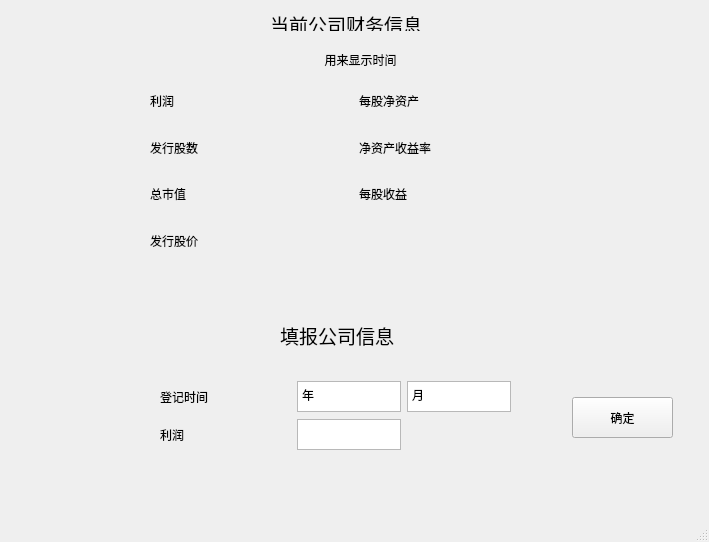
<?xml version="1.0" encoding="UTF-8"?>
<ui version="4.0">
 <class>ListedCompany</class>
 <widget class="QMainWindow" name="ListedCompany">
  <property name="geometry">
   <rect>
    <x>0</x>
    <y>0</y>
    <width>709</width>
    <height>542</height>
   </rect>
  </property>
  <property name="windowTitle">
   <string>MainWindow</string>
  </property>
  <widget class="QWidget" name="centralwidget">
   <widget class="QLabel" name="label">
    <property name="geometry">
     <rect>
      <x>270</x>
      <y>10</y>
      <width>191</width>
      <height>21</height>
     </rect>
    </property>
    <property name="text">
     <string>&lt;html&gt;&lt;head/&gt;&lt;body&gt;&lt;p&gt;&lt;span style=&quot; font-size:14pt;&quot;&gt;当前公司财务信息&lt;/span&gt;&lt;/p&gt;&lt;/body&gt;&lt;/html&gt;</string>
    </property>
   </widget>
   <widget class="QLabel" name="label_17">
    <property name="geometry">
     <rect>
      <x>280</x>
      <y>320</y>
      <width>141</width>
      <height>31</height>
     </rect>
    </property>
    <property name="text">
     <string>&lt;html&gt;&lt;head/&gt;&lt;body&gt;&lt;p&gt;&lt;span style=&quot; font-size:14pt;&quot;&gt;填报公司信息&lt;/span&gt;&lt;/p&gt;&lt;/body&gt;&lt;/html&gt;</string>
    </property>
   </widget>
   <widget class="QWidget" name="layoutWidget">
    <property name="geometry">
     <rect>
      <x>150</x>
      <y>80</y>
      <width>411</width>
      <height>181</height>
     </rect>
    </property>
    <layout class="QGridLayout" name="gridLayout">
     <item row="0" column="0">
      <widget class="QLabel" name="label_3">
       <property name="text">
        <string>利润</string>
       </property>
      </widget>
     </item>
     <item row="0" column="1">
      <widget class="QLabel" name="label_4">
       <property name="text">
        <string/>
       </property>
      </widget>
     </item>
     <item row="0" column="2">
      <widget class="QLabel" name="label_5">
       <property name="text">
        <string>每股净资产</string>
       </property>
      </widget>
     </item>
     <item row="0" column="3">
      <widget class="QLabel" name="label_6">
       <property name="text">
        <string/>
       </property>
      </widget>
     </item>
     <item row="1" column="0">
      <widget class="QLabel" name="label_7">
       <property name="text">
        <string>发行股数</string>
       </property>
      </widget>
     </item>
     <item row="1" column="1">
      <widget class="QLabel" name="label_8">
       <property name="text">
        <string/>
       </property>
      </widget>
     </item>
     <item row="1" column="2">
      <widget class="QLabel" name="label_9">
       <property name="text">
        <string>净资产收益率</string>
       </property>
      </widget>
     </item>
     <item row="1" column="3">
      <widget class="QLabel" name="label_10">
       <property name="text">
        <string/>
       </property>
      </widget>
     </item>
     <item row="2" column="0">
      <widget class="QLabel" name="label_11">
       <property name="text">
        <string>总市值</string>
       </property>
      </widget>
     </item>
     <item row="2" column="1">
      <widget class="QLabel" name="label_12">
       <property name="text">
        <string/>
       </property>
      </widget>
     </item>
     <item row="2" column="2">
      <widget class="QLabel" name="label_15">
       <property name="text">
        <string>每股收益</string>
       </property>
      </widget>
     </item>
     <item row="2" column="3">
      <widget class="QLabel" name="label_16">
       <property name="text">
        <string/>
       </property>
      </widget>
     </item>
     <item row="3" column="0">
      <widget class="QLabel" name="label_13">
       <property name="text">
        <string>发行股价</string>
       </property>
      </widget>
     </item>
     <item row="3" column="1">
      <widget class="QLabel" name="label_14">
       <property name="text">
        <string/>
       </property>
      </widget>
     </item>
    </layout>
   </widget>
   <widget class="QWidget" name="layoutWidget">
    <property name="geometry">
     <rect>
      <x>160</x>
      <y>380</y>
      <width>351</width>
      <height>72</height>
     </rect>
    </property>
    <layout class="QGridLayout" name="gridLayout_2">
     <item row="0" column="0">
      <widget class="QLabel" name="label_18">
       <property name="text">
        <string>登记时间</string>
       </property>
      </widget>
     </item>
     <item row="0" column="2">
      <widget class="QTextEdit" name="textEdit_4">
       <property name="maximumSize">
        <size>
         <width>104</width>
         <height>31</height>
        </size>
       </property>
       <property name="html">
        <string>&lt;!DOCTYPE HTML PUBLIC &quot;-//W3C//DTD HTML 4.0//EN&quot; &quot;http://www.w3.org/TR/REC-html40/strict.dtd&quot;&gt;
&lt;html&gt;&lt;head&gt;&lt;meta name=&quot;qrichtext&quot; content=&quot;1&quot; /&gt;&lt;style type=&quot;text/css&quot;&gt;
p, li { white-space: pre-wrap; }
&lt;/style&gt;&lt;/head&gt;&lt;body style=&quot; font-family:'SimSun'; font-size:9pt; font-weight:400; font-style:normal;&quot;&gt;
&lt;p style=&quot; margin-top:0px; margin-bottom:0px; margin-left:0px; margin-right:0px; -qt-block-indent:0; text-indent:0px;&quot;&gt;&lt;span style=&quot; font-family:'SimSun';&quot;&gt;月&lt;/span&gt;&lt;/p&gt;&lt;/body&gt;&lt;/html&gt;</string>
       </property>
      </widget>
     </item>
     <item row="1" column="0">
      <widget class="QLabel" name="label_19">
       <property name="text">
        <string>利润</string>
       </property>
      </widget>
     </item>
     <item row="1" column="1">
      <widget class="QTextEdit" name="textEdit_5">
       <property name="maximumSize">
        <size>
         <width>104</width>
         <height>31</height>
        </size>
       </property>
      </widget>
     </item>
     <item row="0" column="1">
      <widget class="QTextEdit" name="textEdit_3">
       <property name="maximumSize">
        <size>
         <width>104</width>
         <height>31</height>
        </size>
       </property>
       <property name="html">
        <string>&lt;!DOCTYPE HTML PUBLIC &quot;-//W3C//DTD HTML 4.0//EN&quot; &quot;http://www.w3.org/TR/REC-html40/strict.dtd&quot;&gt;
&lt;html&gt;&lt;head&gt;&lt;meta name=&quot;qrichtext&quot; content=&quot;1&quot; /&gt;&lt;style type=&quot;text/css&quot;&gt;
p, li { white-space: pre-wrap; }
&lt;/style&gt;&lt;/head&gt;&lt;body style=&quot; font-family:'SimSun'; font-size:9pt; font-weight:400; font-style:normal;&quot;&gt;
&lt;p style=&quot; margin-top:0px; margin-bottom:0px; margin-left:0px; margin-right:0px; -qt-block-indent:0; text-indent:0px;&quot;&gt;&lt;span style=&quot; font-family:'SimSun';&quot;&gt;年&lt;/span&gt;&lt;/p&gt;&lt;/body&gt;&lt;/html&gt;</string>
       </property>
      </widget>
     </item>
    </layout>
   </widget>
   <widget class="QLabel" name="label_2">
    <property name="geometry">
     <rect>
      <x>300</x>
      <y>50</y>
      <width>121</width>
      <height>20</height>
     </rect>
    </property>
    <property name="text">
     <string>&lt;html&gt;&lt;head/&gt;&lt;body&gt;&lt;p align=&quot;center&quot;&gt;用来显示时间&lt;/p&gt;&lt;/body&gt;&lt;/html&gt;</string>
    </property>
   </widget>
   <widget class="QPushButton" name="pushButton">
    <property name="geometry">
     <rect>
      <x>572</x>
      <y>397</y>
      <width>101</width>
      <height>41</height>
     </rect>
    </property>
    <property name="text">
     <string>确定</string>
    </property>
   </widget>
  </widget>
  <widget class="QMenuBar" name="menubar">
   <property name="geometry">
    <rect>
     <x>0</x>
     <y>0</y>
     <width>709</width>
     <height>26</height>
    </rect>
   </property>
  </widget>
  <widget class="QStatusBar" name="statusbar"/>
 </widget>
 <resources/>
 <connections/>
</ui>
